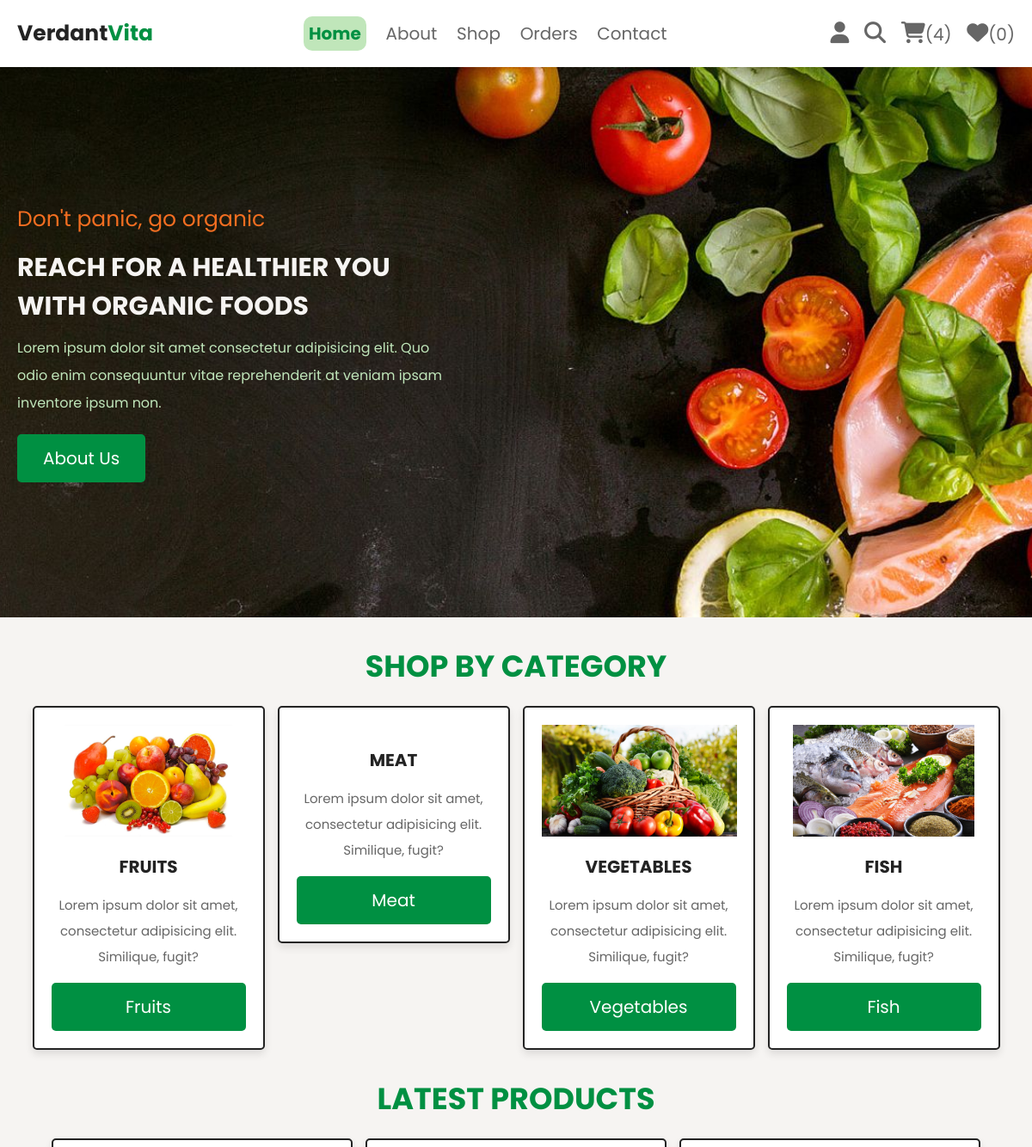
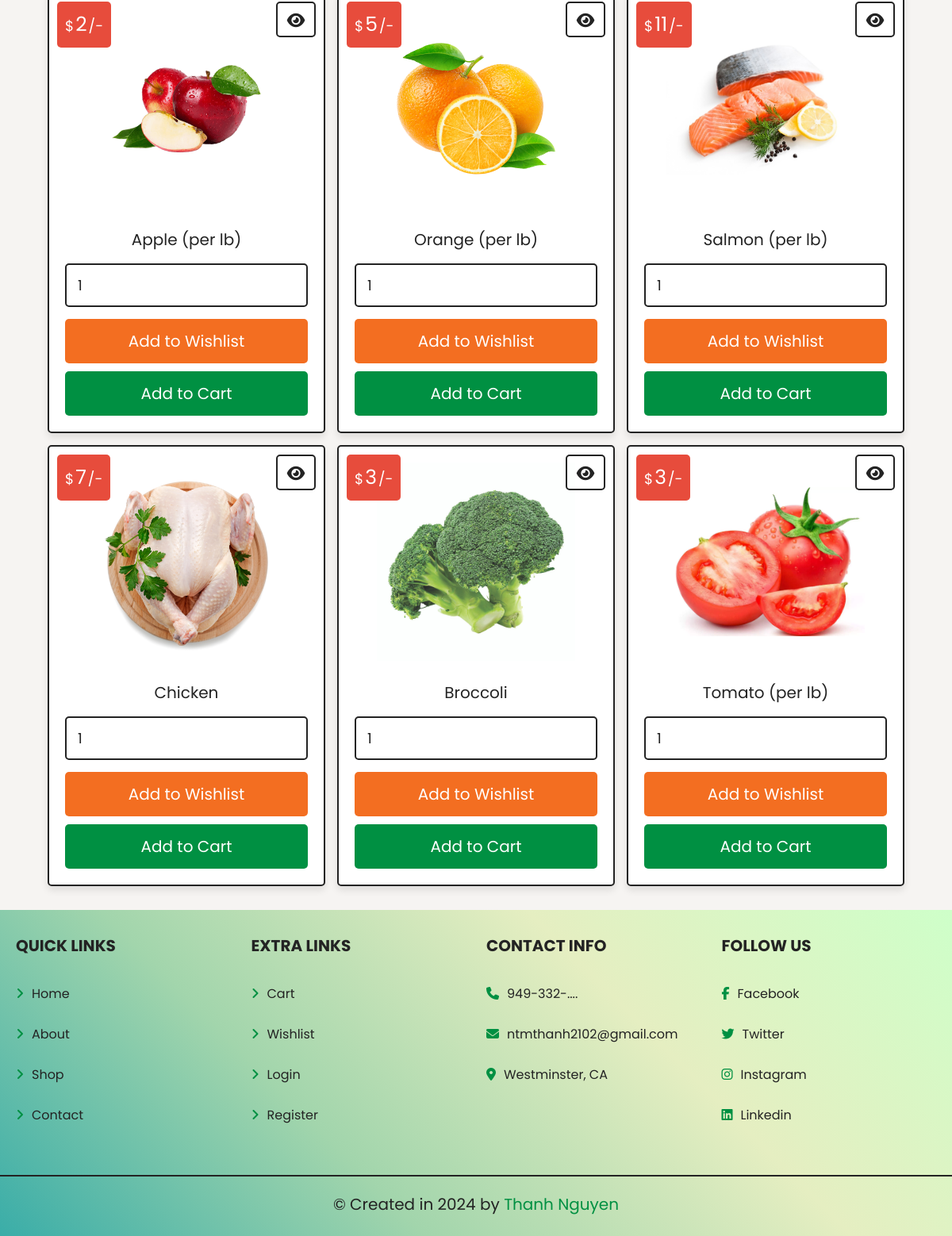
Screenshot of /home.php (signed in) with the database file from the repository (2 pictures, top to bottom).
### tables this page shows
CREATE TABLE `products` (
  `id` int(100) NOT NULL,
  `name` varchar(100) NOT NULL,
  `category` varchar(20) NOT NULL,
  `details` varchar(500) NOT NULL,
  `price` int(100) NOT NULL,
  `image` varchar(100) NOT NULL
);

### home.php (the view, shortened to what this page needs)
<?php
    @include 'config.php';
    $currentPage = 'home';
?>
<!DOCTYPE html>
<html lang="en">
<head>
    <link rel = "stylesheet" href = "https://cdnjs.cloudflare.com/ajax/libs/font-awesome/6.5.1/css/all.min.css">
    <link rel = "stylesheet" href = "css/style.css">
</head>
<body>
    <?php include 'header.php';?>
    <div class = "home-bg">
        <section class = "home">
            <div class = "content">
                <span> Don't panic, go organic </span>
                <h3>Reach for a Healthier You with Organic Foods</h3>
                <p>Lorem ipsum dolor sit amet consectetur adipisicing elit. Quo odio enim consequuntur vitae reprehenderit at veniam ipsam inventore ipsum non.</p>
                <a href = "about.php" class = "btn">About Us</a>
            </div>
        </section>
    </div>
    <section class = "home-category">
        <h1 class = "title">Shop by Category</h1>
        <div class = "box-container">
            <div class = "box">
                <img src = "images/cate_fruits.jpg" alt = "">
                <h3>Fruits</h3>
                <p>Lorem ipsum dolor sit amet, consectetur adipisicing elit. Similique, fugit?</p>
                <a href = "category.php?category=fruit" class = "btn">Fruits</a>
            </div>
            <div class = "box">
                <h3>Meat</h3>
                <p>Lorem ipsum dolor sit amet, consectetur adipisicing elit. Similique, fugit?</p>
                <a href = "category.php?category=meat" class = "btn">Meat</a>
            </div>
            <div class = "box">
                <img src = "images/cate_vege.jpg" alt = "">
                <h3>Vegetables</h3>
                <p>Lorem ipsum dolor sit amet, consectetur adipisicing elit. Similique, fugit?</p>
                <a href = "category.php?category=vegetables" class = "btn">Vegetables</a>
            </div>
            <div class = "box">
                <img src = "images/cate_fish.jpg" alt = "">
                <h3>Fish</h3>
                <p>Lorem ipsum dolor sit amet, consectetur adipisicing elit. Similique, fugit?</p>
                <a href = "category.php?category=fish" class = "btn">Fish</a>
            </div>
        </div>
    </section>
    <section class = "products">
        <h1 class = "title">Latest Products</h1>
        <div class = "box-container">
            <?php
                $select_products = $conn->prepare("SELECT * FROM `products` LIMIT 6");
                $select_products->execute();
                if ($select_products->rowCount() > 0){
                    while ($fetch_products = $select_products->fetch(PDO::FETCH_ASSOC)){
            ?>
            <form action = "" class = "box" method = "POST">
                <div class = "price">$<span><?= $fetch_products['price']; ?></span>/-</div>
                <a href = "view_page.php?pid=<?= $fetch_products['id']; ?>" class = "fas fa-eye"></a>
                <img src = "uploaded_img/<?= $fetch_products['image']; ?>" alt = "">
                <div class = "name"><?= $fetch_products['name']; ?></div>
                <input type = "number" min = "1" value = "1" name = "p_qty" class = "qty">
                <input type = "submit" value = "Add to Wishlist" class = "option-btn" name = "add_to_wishlist">
                <input type = "submit" value = "Add to Cart" class = "btn" name = "add_to_cart">
            </form>
            <?php
                    }
                } else {
                    echo '<p class = "empty">No Product Added Yet!</p>';
                }
            ?>
        </div>
    </section>
    <?php include 'footer.php';?>
</body>
</html>

### header.php (shortened to what this page needs)
<header class = "header">
    <div class = "flex">
        <a href = "admin_page.php" class = "logo">Verdant<span>Vita</span></a>
        <nav class="navbar">
            <a href="home.php" <?php if ($currentPage === 'home') echo 'class="active"'; ?>>Home</a>
            <a href="about.php" <?php if ($currentPage === 'about') echo 'class="active"'; ?>>About</a>
            <a href="shop.php" <?php if ($currentPage === 'shop') echo 'class="active"'; ?>>Shop</a>
            <a href="orders.php" <?php if ($currentPage === 'orders') echo 'class="active"'; ?>>Orders</a>
            <a href="contact.php" <?php if ($currentPage === 'contact') echo 'class="active"'; ?>>Contact</a>
        </nav>
        <div class = "icons">
            <div id = "user-btn" class = "fas fa-user"></div>
            <a href = "search_page.php" class = "fas fa-search"></a>
            <?php
                $count_cart_items = $conn->prepare("SELECT * FROM `cart` WHERE user_id = ?");
                $count_cart_items->execute([$user_id]);
                $count_wishlist_items = $conn->prepare("SELECT * FROM `wishlist` WHERE user_id = ?");
                $count_wishlist_items->execute([$user_id]);
            ?>
            <a href = "cart.php"><i class = "fas fa-shopping-cart"></i><span>(<?= $count_cart_items->rowCount(); ?>)</span></a>
            <a href = "wishlist.php"><i class = "fas fa-heart"></i><span>(<?= $count_wishlist_items->rowCount(); ?>)</span></a>
        </div>
    </div>
</header>

### footer.php
<footer class = "footer">
    <section class = "box-container">
        <div class = "box">
            <h3>Quick Links</h3>
            <a href = "home.php"><i class="fas fa-angle-right"></i>Home</a>
            <a href = "about.php"><i class="fas fa-angle-right"></i>About</a>
            <a href = "shop.php"><i class="fas fa-angle-right"></i>Shop</a>
            <a href = "contact.php"><i class="fas fa-angle-right"></i>Contact</a>
        </div>
        <div class = "box">
            <h3>Extra Links</h3>
            <a href = "cart.php"><i class="fas fa-angle-right"></i>Cart</a>
            <a href = "wishlist.php"><i class="fas fa-angle-right"></i>Wishlist</a>
            <a href = "login.php"><i class="fas fa-angle-right"></i>Login</a>
            <a href = "register.php"><i class="fas fa-angle-right"></i>Register</a>
        </div>
        <div class = "box">
            <h3>Contact Info</h3>
            <p><i class = "fas fa-phone"></i>949-332-....</p>
            <p><i class = "fas fa-envelope"></i>ntmthanh2102@gmail.com</p>
            <p><i class = "fas fa-map-marker-alt"></i>Westminster, CA</p>
        </div>
        <div class = "box">
            <h3>Follow Us</h3>
            <a href = "#"><i class = "fab fa-facebook-f"></i>Facebook</a>
            <a href = "#"><i class = "fab fa-twitter"></i>Twitter</a>
            <a href = "#"><i class = "fab fa-instagram"></i>Instagram</a>
            <a href = "#"><i class = "fab fa-linkedin"></i>Linkedin</a>
        </div>
    </section>
    <p class = "credit">&copy; Created in <?=date('Y'); ?> by <span>Thanh Nguyen</span></p>
</footer>

### css/style.css (style rules this page uses)
.home-bg { background: url(../images/home-bg.jpg) no-repeat; background-size: cover; background-position: center; }
.home-bg .home { display: flex; align-items: center; min-height: 80vh; }
.home-bg .home .content { width: 50rem; }
.home-bg .home .content span { color: var(--orange); font-size: 2.5rem; }
.home-bg .home .content h3 { font-size: 3rem; color: var(--light-bg); text-transform: uppercase; margin-top: 1.5rem; }
.home-bg .home .content p { font-size: 1.6rem; padding: 1rem 0; line-height: 2; color: var(--light-green); }
.home-bg .home .content a { display: inline-block; width: auto; }
.home-category { padding-bottom: 0; }
.home-category .box-container { display: grid; grid-template-columns: repeat(auto-fit, 27rem); gap: 1.5rem; justify-content: center; align-items: flex-start; }
.home-category .box-container .box { padding: 2rem; text-align: center; border: var(--border); background-color: var(--white); box-shadow: var(--box-shadow); border-radius: 0.5rem; }
.home-category .box-container .box img { height: 13rem; margin-bottom: 0.5rem; }
.home-category .box-container .box h3 { text-transform: uppercase; color: var(--black); padding: 1rem 0; font-size: 2rem; }
.home-category .box-container .box p { line-height: 2; font-size: 1.5rem; color: var(--light-color); padding: 0.5rem 0; }
.products .box-container { display: grid; grid-template-columns: repeat(auto-fit, 35rem); gap: 1.5rem; justify-content: center; align-items: flex-start; }
.products .box-container .box { padding: 2rem; text-align: center; border: var(--border); background-color: var(--white); box-shadow: var(--box-shadow); border-radius: 0.5rem; position: relative; }
.products .box-container .box .price { position: absolute; top: 1rem; left: 1rem; padding: 1rem; border-radius: 0.5rem; background-color: var(--red); font-size: 1.8rem; color: var(--white); }
.products .box-container .box .price span { font-size: 2.5rem; color: var(--white); margin: 0 0.2rem; }
.products .box-container .box .fa-eye { position: absolute; top: 1rem; right: 1rem; border-radius: 0.5rem; height: 4.5rem; line-height: 4.3rem; width: 5rem; border: var(--border); color: var(--black); font-size: 2rem; }
.products .box-container .box img { width: 25rem; height: 25rem; object-fit: contain; margin-bottom: 1rem; }
.products .box-container .box .name { font-size: 2rem; color: var(--black); padding: 1rem 0; }
.products .box-container .box .qty { margin: 0.5rem 0; border-radius: 0.5rem; padding: 1.2rem 1.4rem; font-size: 1.8rem; color: var(--black); border: var(--border); width: 100%; }

### rows the page displays
products: price "2", image (picture), name "Apple (per lb)"
products: price "5", image (picture), name "Orange (per lb)"
products: price "11", image (picture), name "Salmon (per lb)"
products: price "7", image (picture), name "Chicken"
products: price "3", image (picture), name "Broccoli"
products: price "3", image (picture), name "Tomato (per lb)"

### other values shown
$count_cart_items->rowCount() "4"
$count_wishlist_items->rowCount() "0"
